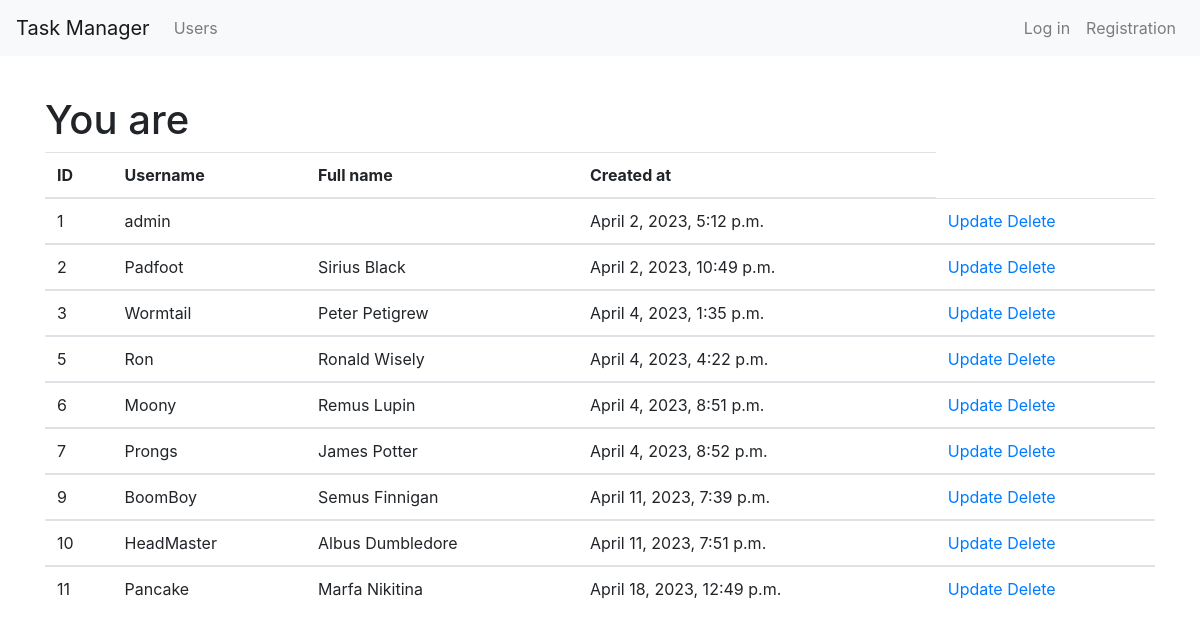
/users/, run on an earlier commit of the app's database.
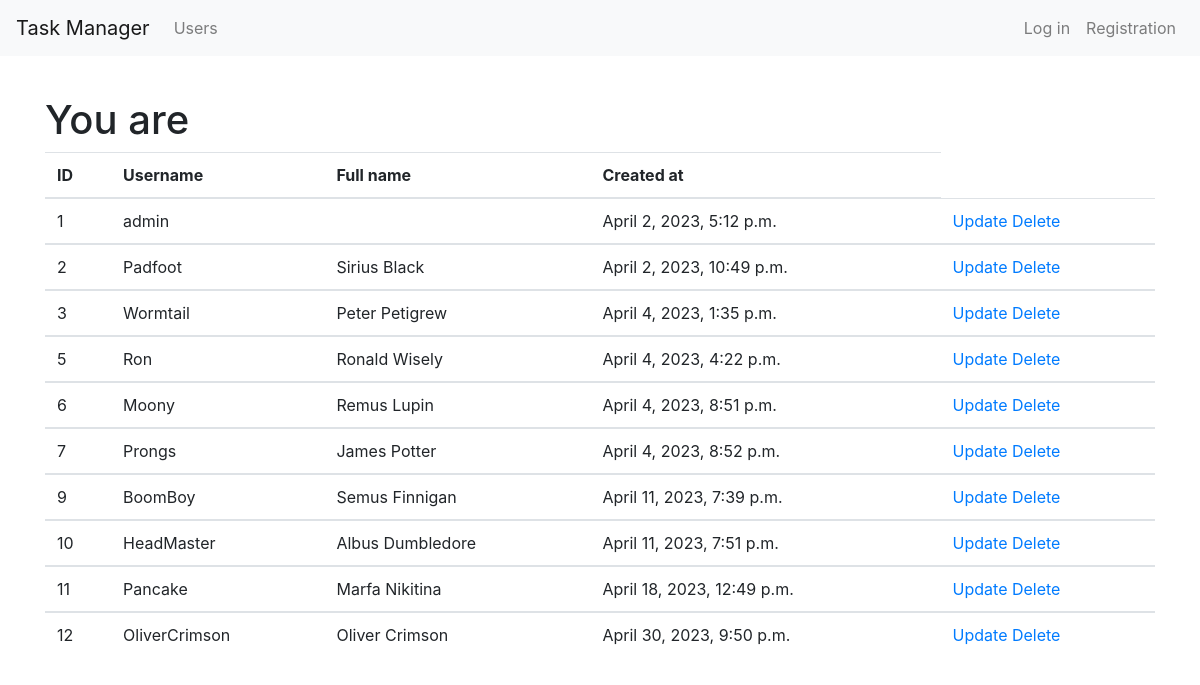
And on a later commit of the database.
### users/models.py (models this page shows)
class User(AbstractUser):
    def __str__(self):
        return self.get_full_name()

### users/views.py (the view)
# urls.py: path('', views.UsersList.as_view(), name='users_list'),
class UsersList(ListView):
    model = User
    template_name = 'users/users_list.html'

### users/templates/users/users_list.html (shortened to what this page needs)
{% extends 'main_page/base.html' %}
{% block body %}
    <h1>You are {{ user.username }}</h1>
    <table class="table">
        <thead>
            <tr>
                <th>ID</th>
                <th>Username</th>
                <th>Full name</th>
                <th>Created at</th>
            </tr>
        </thead>
        {% for item in object_list %}
        <tbody>
            <tr>
                <td>{{ item.id }}</td>
                <td>{{ item.username }}</td>
                <td>{{ item.first_name }} {{ item.last_name }}</td>
                <td>{{ item.date_joined }}</td>
                <td>
                    <a href="{% url 'update' pk=item.id %}">Update</a>
                    <a href="{% url 'delete_user' pk=item.id %}"> Delete</a>
                </td>
            </tr>
        {% endfor %}
        </tbody>
    </table>
{% endblock %}

What changed in the data, as far as the page shows it:
added User: id "12", username "OliverCrimson", first_name "Oliver", last_name "Crimson", date_joined "April 30, 2023, 9:50 p.m."
